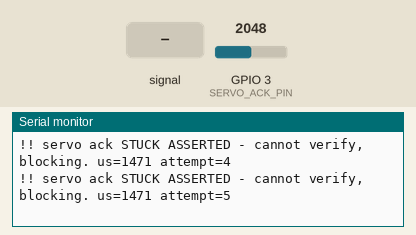
A sketch run on a simulated ESP32-S3. Parts: the last lines printed to the serial monitor. The test bench sets the inputs (shaded band); at power-on: GPIO 3 (SERVO_ACK_PIN) = 2048.

Above: at 2.4 s.
2.5 s: GPIO 3 (SERVO_ACK_PIN) fed a 200 Hz sine of ±1023 counts around its level
At 2.71 s:
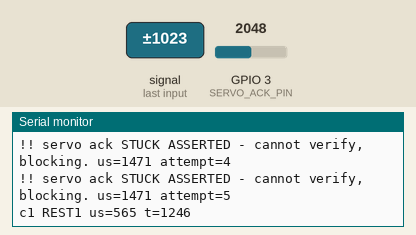
4.3 s: GPIO 3 (SERVO_ACK_PIN) set to 1228
At 5.7 s:
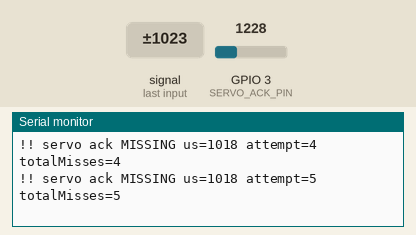
6.0 s: GPIO 3 (SERVO_ACK_PIN) set to 2047
At 7.2 s:
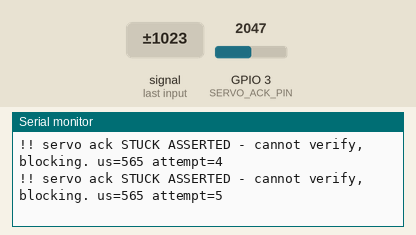
7.5 s: GPIO 3 (SERVO_ACK_PIN) fed a 1000 Hz sine of ±1023 counts around its level
At 7.71 s:
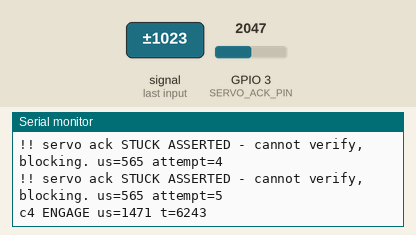
Timing chart, 0 to 10.0 s (numbered marks = the images above; inputs shaded):
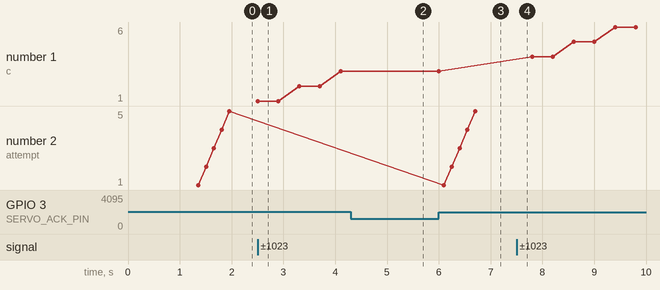

Measured:
- after the input at 2.5 s, the serial monitor: prints a new line at once (image 1)
- after the input at 4.3 s, the serial monitor: prints a new line after 0.19 s (image 2)
- after the input at 6.0 s, the serial monitor: prints a new line at once (image 3)
- after the input at 7.5 s, the serial monitor: prints a new line at once (image 4)
- plotted number 1: 3 → 6 after the input at 7.5 s

The sketch:

ServoCycle.ino
```cpp
// ServoCycle — cycle the servo through the flip angles forever, with ZERO GRBL
// motion (Serial1 never started), so the carriage cannot move. Maximally safe:
// only the servo actuates, wherever the carriage currently sits.
//
// Drives the production hardware-UART -> ServoNano path. Purpose: reproduce
// the symptom "main servo stops while the witness keeps moving" under sustained
// max-duty actuation (thermal/wire onset), with both servos in camera view.
//
// Per cycle (mimics flipDisc's servo moves): ENGAGE 90 -> REST 0 -> RELEASE ~38
// -> REST 0. ~0.8s/cycle. Prints cycle count + uptime so a failure can be tied
// to time (thermal) and cycle number.

const int SERVO_TX_PIN = D9;
const int SERVO_US_REST    = 565;
const int SERVO_US_RELEASE = 1018;  // ≈46° (raised 8° from the prior 936/≈38°)
const int SERVO_US_ENGAGE  = 1471;
const int SERVO_90_DEG_SETTLE_MS = 300;
const int SERVO_50_DEG_SETTLE_MS = 100;

// PORT (Arduino Nano ESP32): the RP2040 bit-banged this 9600-baud frame on D9
// with interrupts disabled (servoTxByte + SERVO_TX_BIT_US, both deleted). The
// ESP32-S3 GPIO matrix routes a real UART to any pin, so the link is now
// hardware Serial2 TX on the SAME physical D9 wire -- same 9600 8N1 framing, no
// ISR blackout, no bit-period tuning. RX is unused (-1): the link is still
// one-way; the ack is the separate D2 level line.
// The link is ONE-WAY with no ack, so a dropped byte silently LOSES a command
// and the arm simply stays where it was. That broke the flip arm once: a lost
// REST left it at ENGAGE, and flipDisc then ran both X strokes with the arm
// buried in the board. A receiver-side check cannot help -- a command that never
// arrives cannot be rejected -- so every command is sent SERVO_TX_REPEATS times.
// writeMicroseconds() is idempotent, so the repeats are free: re-commanding the
// position the servo already holds does nothing. Losing a command now takes
// SERVO_TX_REPEATS independent dropouts instead of one.
//
// The repeats also fix LATE application: if only the trailing newline is lost,
// the stranded digits sit in the ServoNano's buffer until the NEXT command's
// leading newline flushes them -- which without repeats is up to a full settle
// period later, i.e. after the stroke has already started. The next repeat
// flushes them SERVO_TX_REPEAT_GAP_MS later instead.
// With the ack line fitted (SERVO_ACK_MODE 2) blind repeats are OBSOLETE and
// actively harmful: writeServoUs() now detects a lost command and retries, which
// is strictly better than sending 3 copies and hoping. Each extra copy costs the
// ServoNano ~6 ms with INTERRUPTS DISABLED (SoftwareSerial::recv holds them off
// for 9.75 bit times = 1.02 ms per byte), and the Servo library needs its Timer1
// ISR on time. At 3 copies every command spanned 1.56 servo frames at 59 %
// blocked duty, so a 544 us REST pulse was routinely stretched by up to 1016 us
// -> ~1560 us, which IS the ENGAGE command. The servo twitched toward engage on
// nearly every command (audible buzzing, no stall), and when enough consecutive
// pulses were stretched the arm never left ENGAGE inside the 300 ms settle --
// the arm-breaking failure, made ~40x more common by the repeats meant to fix it.
// Keep this at 1 whenever SERVO_ACK_MODE is 2.
const int SERVO_TX_REPEATS = 1;
const int SERVO_TX_REPEAT_GAP_MS = 6;

void servoTxLine(int us) {
  char buf[12];
  snprintf(buf, sizeof(buf), "\n%d\n", us);
  for (int r = 0; r < SERVO_TX_REPEATS; r++) {
    Serial2.print(buf);
    // Block until the last stop bit is actually on the wire, so this call
    // stays synchronous like the old bit-bang did -- callers time their
    // settle delay from here.
    Serial2.flush();
    if (r + 1 < SERVO_TX_REPEATS) delay(SERVO_TX_REPEAT_GAP_MS);
  }
}

// ---------------------------------------------------------------- servo ack
// ServoNano D3 --[1.8k]--+--> this pin (D2);  3.3k from that junction to GND.
// The divider is MANDATORY: the ESP32-S3 is not 5V tolerant (abs max VDD+0.3 =
// 3.6 V) and the ServoNano drives 5 V. 5.0*3.3/(1.8+3.3) = 3.24 V. See
// ServoNano.ino. The other direction (D9 -> ServoNano) needs nothing, since
// 3.3 V clears the AVR's V_IH of 0.6*Vcc = 3.0 V.
//
// The line is a LEVEL, not a UART: idle LOW, driven HIGH for ~40 ms on every
// command the ServoNano accepts. We already know what we sent, so all we need
// is "it landed".
//
// !! POLARITY IS ACTIVE-HIGH (inverted 2026-08-17). It used to be idle-HIGH /
// !! pulse-LOW with INPUT_PULLUP, on the theory that a broken wire would read
// !! HIGH = "no ack" = fail loud. That is only true if the break is at THIS
// !! pin. The divider's bottom-leg resistor sits between this node and GND, so
// !! a break ANYWHERE UPSTREAM -- the ack wire, an unplugged or unpowered
// !! ServoNano -- pinned the node LOW through it, which the old code read as
// !! "acked". Every command then reported success and SERVO_ACK_MODE 2's
// !! retry-until-confirmed guarantee became vacuous. No divider ratio fixes
// !! that; the polarity has to be the other way round.
// !!
// !! Now the bottom-leg resistor IS the fail-safe: any upstream break parks the
// !! node LOW = "no ack" = the enforced retry actually fires. INPUT_PULLDOWN
// !! covers the remaining case where the divider itself is absent.
// !!
// !! REQUIRES A 3.3k BOTTOM LEG. INPUT_PULLDOWN (~45k) sits in parallel with
// !! it, so with 1.8k/3.3k the HIGH level is 5*(3.3||45)/(1.8+(3.3||45)) =
// !! 3.15 V, comfortably over the ESP32-S3's V_IH of 0.75*VDD = 2.475 V. With a
// !! 2k bottom leg it collapses to 2.45 V and the ack stops working. Do NOT
// !! flash this onto a rig whose divider is 2k/2k.
// !!
// !! BOTH SIDES MUST BE FLASHED TOGETHER. A ServoNano running the old
// !! active-LOW build idles HIGH, which this code would read as a permanent
// !! ack -- the exact failure the change removes. servoAckProbeIdle() below
// !! detects that at boot and says so loudly.
//
// SERVO_ACK_MODE  0 = off      (no wire fitted; original open-loop behaviour)
//                 1 = observe  (log every missing ack, keep running)
//                 2 = enforce  (retry FOREVER; never move without the ack)
// Mode 2 is live: the divider + ack wire are fitted.
#define SERVO_ACK_MODE 2
const int SERVO_ACK_PIN = D2;
const unsigned long SERVO_ACK_TIMEOUT_MS = 80;   // must exceed the ~6 ms frame
unsigned long servoAckMisses = 0;
unsigned long servoAckStuck  = 0;   // line stuck asserted -> unverifiable
// Idle-wait budget. Must exceed ACK_HOLD_MS (40) so a legitimate hold from the
// PREVIOUS command is never mistaken for a stuck line.
const unsigned long SERVO_ACK_IDLE_TIMEOUT_MS = 100;

#if SERVO_ACK_MODE > 0
// Read the ack as an ANALOG level, not a digital one.
//
// !! WHY: the divider feeds a 5 V swing into a 3.3 V pin, so the asserted level
// !! depends entirely on the divider ratio, and digitalRead compares it against
// !! the ESP32-S3's V_IH of 0.75*VDD = 2.475 V. The rig is physically wired
// !! 2k/2k, which puts the asserted level at 2.45-2.50 V -- straddling V_IH, so
// !! digitalRead is a coin flip (and with INPUT_PULLDOWN it reads LOW outright,
// !! which would hang SERVO_ACK_MODE 2 forever on the first command). The shield
// !! PCB uses 2k/3.3k and would be fine, but the two must run one firmware.
// !!
// !! Comparing against a threshold far below BOTH divider ratios' asserted level
// !! removes the dependency on V_IH entirely: idle is 0 V (the divider's bottom
// !! leg IS the pulldown), asserted is 2.45 V at worst. 1.20 V sits >1.2 V from
// !! either state. This is strictly more robust than digitalRead ever was here,
// !! and it works unchanged on 2k/2k, 2k/3.3k and 1.8k/3.3k.
// !!
// !! SERVO_ACK_PIN = D2 = GPIO5 = ADC1_CH4. ADC1 is mandatory: ADC2 is unusable
// !! while WiFi is running, and PARMain always has WiFi up.
const int SERVO_ACK_THRESHOLD_MV = 1200;
static inline bool servoAckHigh() {
  return analogReadMilliVolts(SERVO_ACK_PIN) > SERVO_ACK_THRESHOLD_MV;
}

// Let the previous command's 40 ms hold expire so it cannot be mistaken for ours.
// Returns FALSE if the line never returned to idle -- i.e. it is stuck asserted.
//
// !! THIS RETURN VALUE IS SAFETY-CRITICAL, DO NOT IGNORE IT. Under the
// !! active-HIGH protocol a line stuck HIGH (ServoNano wedged mid-ack, a short
// !! to the divider's top leg, or a ServoNano still running the old active-LOW
// !! build) makes servoAckSeen() return true instantly and unconditionally.
// !! The ack would then confirm every command without any command having
// !! landed, and SERVO_ACK_MODE 2's retry-until-confirmed guarantee -- the one
// !! thing stopping the carriage from moving on an unconfirmed arm position --
// !! becomes vacuous. A stuck line must be treated as a FAULT, never as an ack.
static bool servoAckWaitIdle() {
  unsigned long t0 = millis();
  while (servoAckHigh()) {
    if (millis() - t0 >= SERVO_ACK_IDLE_TIMEOUT_MS) return false;
  }
  return true;
}
static bool servoAckSeen() {
  unsigned long t0 = millis();
  while (millis() - t0 < SERVO_ACK_TIMEOUT_MS)
    if (servoAckHigh()) return true;
  return false;
}

// Boot-time firmware-match check. Under the active-HIGH protocol the line must
// IDLE LOW; a ServoNano still running the old active-LOW build idles HIGH, and
// this code would then read every command as instantly acked. Returns false if
// the line never goes LOW -- stale ServoNano firmware, or a short to 5 V.
static bool servoAckProbeIdle() {
  unsigned long t0 = millis();
  while (millis() - t0 < 250)
    if (!servoAckHigh()) return true;
  return false;
}
// Mode 2 RETRIES FOREVER rather than giving up. Blocking here is the safe
// failure: every writeServoUs() call site is reached with GRBL already idle
// (flipDisc waits for motion before each servo move, and scanGrid's mid-scan
// servo changes happen before the next move is queued), so a stall leaves the
// carriage stationary with no G-code in flight. It deliberately does NOT reset
// the MCU on failure -- a reset re-homes, and homing would drag the carriage
// with the arm possibly still at ENGAGE, which is exactly how the arm broke.
#endif

void writeServoUs(int us, int settle_ms) {
#if SERVO_ACK_MODE == 0
  servoTxLine(us);
  delay(settle_ms);
#else
  unsigned long t0 = millis();
  unsigned long attempt = 0;
  bool acked = false;
  do {
    attempt++;
    // Stuck-asserted line: an ack read now would be meaningless. Treat exactly
    // like a missing ack -- block and retry -- rather than believing it.
    if (!servoAckWaitIdle()) {
      servoAckStuck++;
      if (attempt <= 5 || (attempt % 100) == 0) {
        Serial.print("!! servo ack STUCK ASSERTED - cannot verify, blocking. us=");
        Serial.print(us); Serial.print(" attempt="); Serial.println(attempt);
      }
#if SERVO_ACK_MODE == 1
      break;                    // observe-only: record it and carry on
#else
      delay(50);
      continue;                 // mode 2: never accept an unverifiable ack
#endif
    }
    servoTxLine(us);
    acked = servoAckSeen();
    if (!acked) {
      servoAckMisses++;
      // Throttle: a disconnected ack wire would otherwise flood the log.
      if (attempt <= 5 || (attempt % 100) == 0) {
        Serial.print("!! servo ack MISSING us="); Serial.print(us);
        Serial.print(" attempt="); Serial.print(attempt);
        Serial.print(" totalMisses="); Serial.println(servoAckMisses);
      }
    }
#if SERVO_ACK_MODE == 1
    break;                      // observe-only: record the miss and carry on
#endif
  } while (!acked);             // mode 2: retry FOREVER, never move unconfirmed
  unsigned long spent = millis() - t0;
  if ((unsigned long)settle_ms > spent) delay(settle_ms - spent);
#endif
}

unsigned long cycle = 0, startMs = 0;

void setup() {
  Serial.begin(115200);
  Serial2.begin(9600, SERIAL_8N1, -1, SERVO_TX_PIN);  // TX-only servo link on D9
  pinMode(SERVO_ACK_PIN, INPUT);  // divider's bottom leg is the pulldown
#if SERVO_ACK_MODE > 0
  // Active-HIGH ack: the line must idle LOW. Idling HIGH means the
  // ServoNano still has the old active-LOW firmware.
  if (!servoAckProbeIdle())
    Serial.println(F("ACK LINE IDLES HIGH - ServoNano is probably still running the OLD active-LOW build. The ack is NOT protecting you: flash ServoNano.ino before running any job."));
#endif
  // Serial1 / GRBL intentionally untouched — carriage stays put.
  servoTxLine(SERVO_US_REST);
  delay(1000);
  startMs = millis();
}

// Log every send with the cycle number and the move's position in the sequence,
// so a failure called out at the bench can be pinned to an exact command and
// cross-referenced against the ServoNano's own log for the same instant. Step
// names match flipDisc: ENGAGE, REST1 (the one whose loss leaves the arm at
// engage through both X strokes), RELEASE, REST2.
void move(const char* step, int us, int settle_ms) {
  Serial.print("c"); Serial.print(cycle);
  Serial.print(" "); Serial.print(step);
  Serial.print(" us="); Serial.print(us);
  Serial.print(" t="); Serial.println(millis() - startMs);
  writeServoUs(us, settle_ms);
}

void loop() {
  cycle++;
  move("ENGAGE",  SERVO_US_ENGAGE,  SERVO_90_DEG_SETTLE_MS);
  move("REST1",   SERVO_US_REST,    SERVO_90_DEG_SETTLE_MS);
  move("RELEASE", SERVO_US_RELEASE, SERVO_50_DEG_SETTLE_MS);
  move("REST2",   SERVO_US_REST,    SERVO_50_DEG_SETTLE_MS);
}
```
